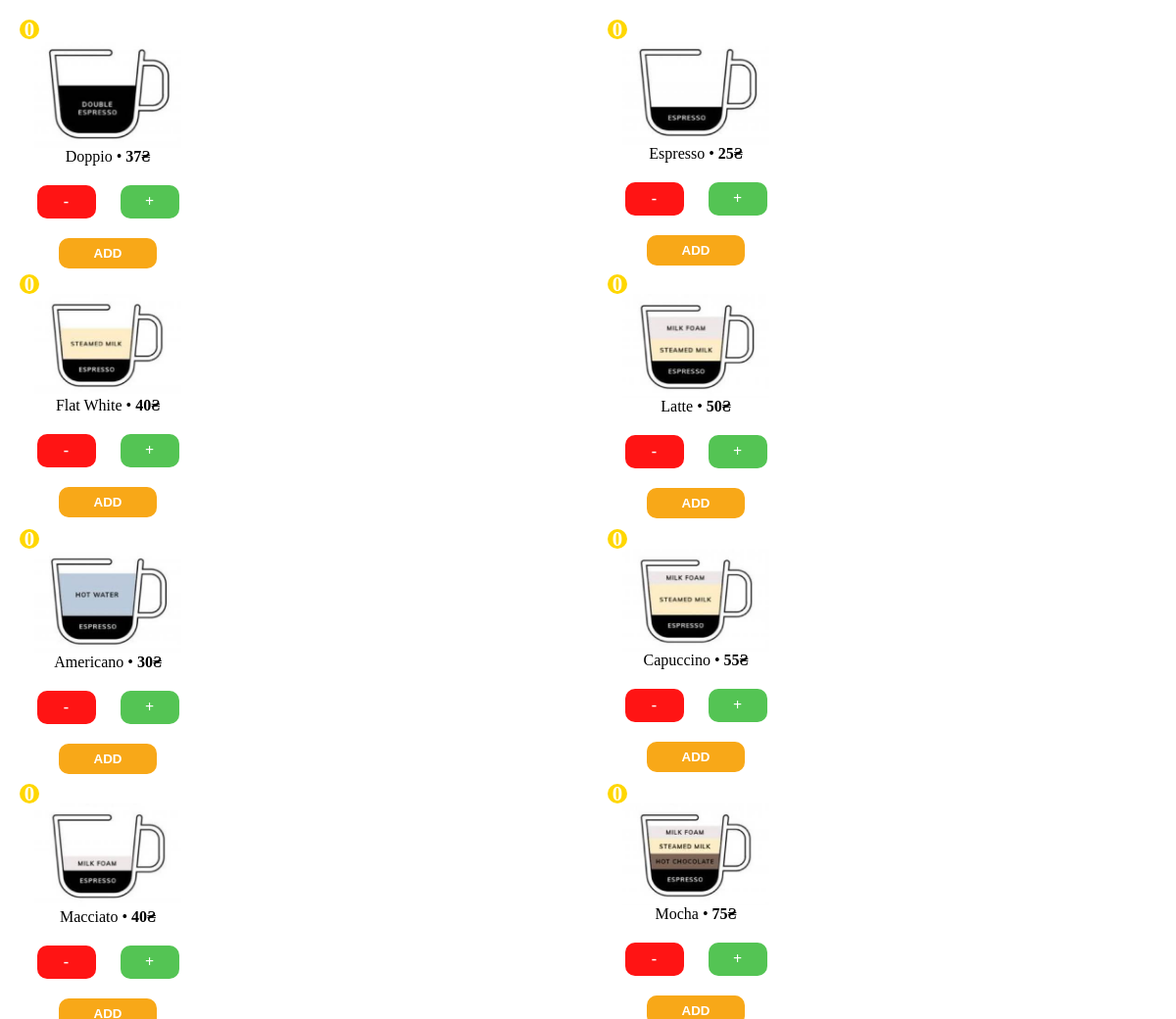
The page /menu/coffee on the database its author committed.
### WebApp/models.py (models this page shows, shortened)
class Coffee(db.Model):
    __tablename__ = 'coffee'
    id = db.Column(db.String(50), primary_key=True)
    name = db.Column(db.String(50), nullable=False)
    price = db.Column(db.Integer, nullable=False)

### WebApp/app.py (the view)
@app.route('/menu/<item>')
def menu_show(item):
    table = Tables.table_classes[item]
    data = db.session.query(table).all()
    return render_template('user_templates/menu.html', data=data)

### WebApp/templates/user_templates/menu.html (shortened to what this page needs)
<!DOCTYPE html>
<html lang="en">
<head>
    <link rel="stylesheet" href="/static/style.css">
</head>
<body>
<div class="container">
    <div class="inner">
        {% for item in data %}
        <div class="item" id="{{ item.id }}">
            <div class="counter">0</div>
            <img src="../static/coffee_pics/{{ item.id }}.png" alt="" class="img">
            <p class="usercard">{{ item.name }} • <strong>{{ item.price }}₴</strong></p>
            <div class="table">
                <div class="row">
                    <div class="btn cell minus" id="remove_{{ item.id }}">-</div>
                    <div class="cell"></div>
                    <div class="btn cell plus" id="btn_{{ item.id }}">+</div>
                </div>
            </div>
            <button class="btn add" id="btn_{{ item.id }}">ADD</button>
        </div>
        {% endfor %}
    </div>
</div>
</body>
</html>

### WebApp/static/style.css (style rules this page uses)
* { margin: 0; }
.container { margin-left: auto; margin-right: auto; overflow-x: hidden; }
.inner { display: grid; grid-template-columns: 50% 50%; overflow-x: hidden; }
.img { width: 150px; margin-left: auto; margin-right: auto; }
.item { padding: 20px; width: 180px; height: 220px; display: flex; flex-direction: column; }
.btn { width: 100px; display: inline-block; padding: 8px 0%; border: none; background: rgb(248, 168, 24); border-radius: 10px; color: #fff; text-transform: uppercase; font-weight: 700; text-align: center; transition: .2s linear; margin-top: 20px; margin-left: auto; margin-right: auto; }
.usercard { text-align: center; }
.counter { position: relative; float: right; width: 20px; height: 20px; background-color: gold; border-radius: 50%; color: white; vertical-align: middle; display: flex; align-items: center; justify-content: center; font-size: 1.3em; font-weight: bold; }
.table { display: table; table-layout: fixed; width: 100%; }
.row { display: flex; width: 150px; margin-left: auto; margin-right: auto; }
.cell { display: table-cell; width: 20px; text-align: center; user-select: none; }
.plus { background-color: rgb(84, 196, 84); color: white; width: 60px; }
.minus { background-color: rgb(255, 20, 20); color: white; width: 60px; }

### rows shown on the page
Coffee: id (picture), name "Doppio", price "37"
Coffee: id (picture), name "Espresso", price "25"
Coffee: id (picture), name "Flat White", price "40"
Coffee: id (picture), name "Latte", price "50"
Coffee: id (picture), name "Americano", price "30"
Coffee: id (picture), name "Capuccino", price "55"
Coffee: id (picture), name "Macciato", price "40"
Coffee: id (picture), name "Mocha", price "75"
